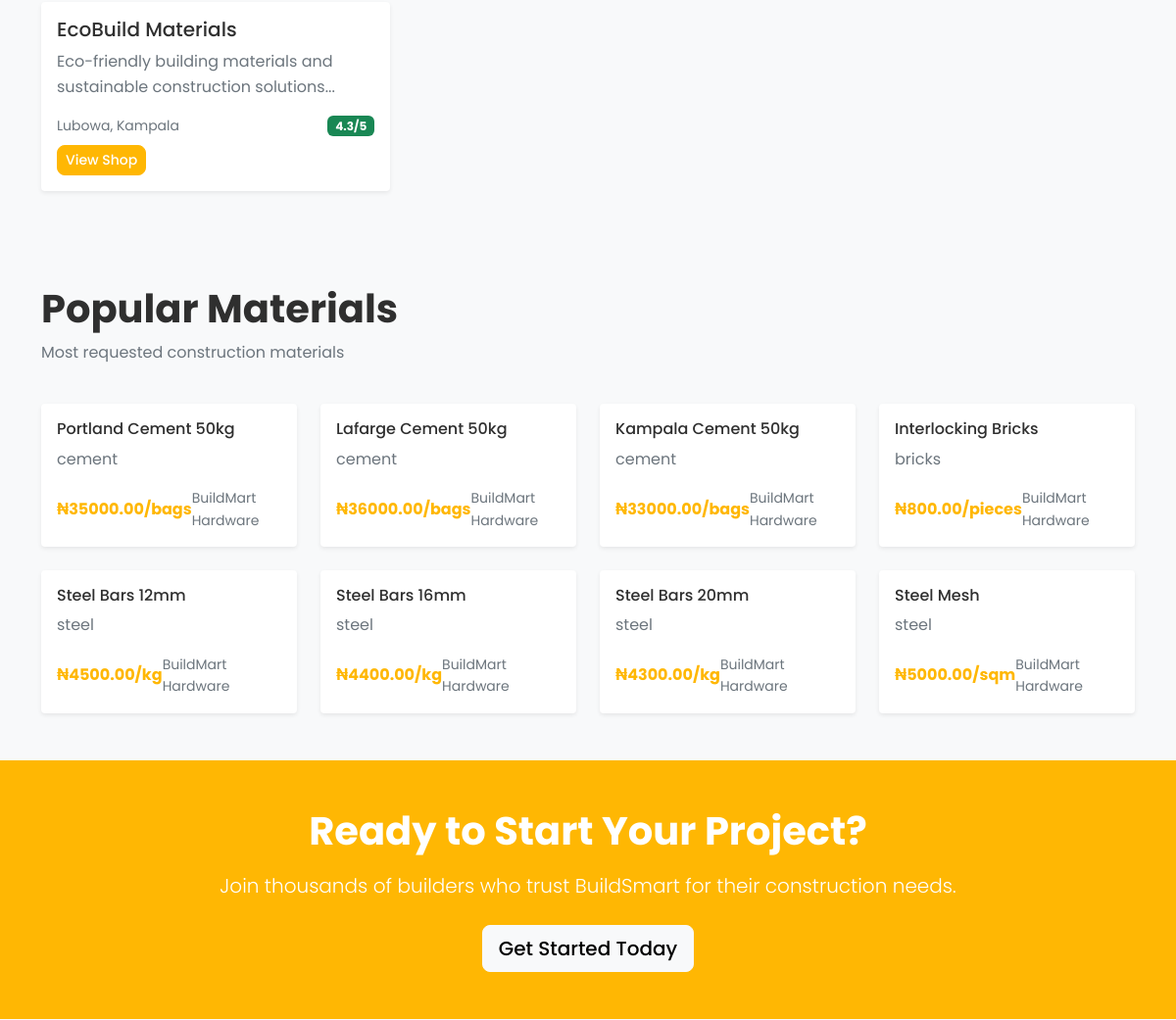
The app's page / (middle part), older data.
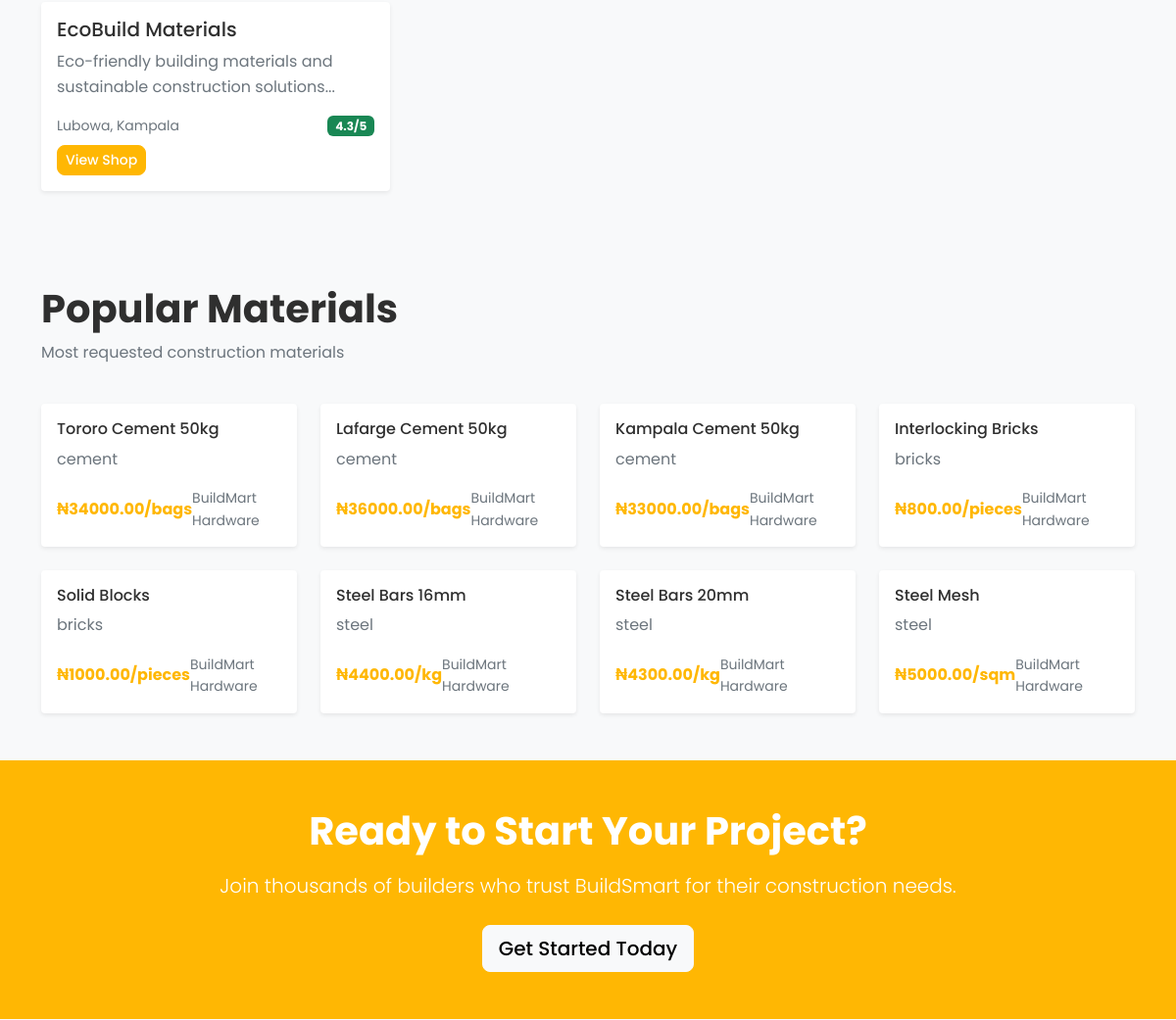
The same page, newer data.
### app/models/shop.py (models this page shows, shortened)
class Shop(db.Model):
    __tablename__ = 'shops'
    id = db.Column(db.Integer, primary_key=True)
    name = db.Column(db.String(100), nullable=False)
    description = db.Column(db.Text)
    address = db.Column(db.Text, nullable=False)
    phone = db.Column(db.String(20))
    email = db.Column(db.String(120))
    latitude = db.Column(db.Float, nullable=False)
    longitude = db.Column(db.Float, nullable=False)
    rating = db.Column(db.Float, default=0.0)
    total_reviews = db.Column(db.Integer, default=0)
    is_verified = db.Column(db.Boolean, default=False)
    is_active = db.Column(db.Boolean, default=True)
    created_at = db.Column(db.DateTime, default=datetime.utcnow)
    updated_at = db.Column(db.DateTime, default=datetime.utcnow, onupdate=datetime.utcnow)
    owner_id = db.Column(db.Integer, db.ForeignKey('users.id'), nullable=False)
    products = db.relationship('Product', backref='shop', lazy=True)
    orders = db.relationship('Order', backref='shop', lazy=True)

### app/models/product.py (models this page shows, shortened)
class Product(db.Model):
    __tablename__ = 'products'
    id = db.Column(db.Integer, primary_key=True)
    name = db.Column(db.String(100), nullable=False)
    description = db.Column(db.Text)
    category = db.Column(db.String(50), nullable=True)  # Legacy field, kept for backward compatibility
    price = db.Column(db.Numeric(10, 2), nullable=False)
    unit = db.Column(db.String(20), nullable=False)  # e.g., 'kg', 'piece', 'bag', 'm2'
    quantity_available = db.Column(db.Integer, default=0)
    min_order_quantity = db.Column(db.Integer, default=1)
    is_available = db.Column(db.Boolean, default=True)
    image_url = db.Column(db.String(255))
    brand = db.Column(db.String(50))  # Product brand/manufacturer
    specifications = db.Column(db.JSON)  # Store additional specs as JSON
    created_at = db.Column(db.DateTime, default=datetime.utcnow)
    updated_at = db.Column(db.DateTime, default=datetime.utcnow, onupdate=datetime.utcnow)
    shop_id = db.Column(db.Integer, db.ForeignKey('shops.id'), nullable=False)
    category_id = db.Column(db.Integer, db.ForeignKey('categories.id'), nullable=True)
    order_items = db.relationship('OrderItem', backref='product', lazy=True)
    reviews = db.relationship('Review', backref='product', lazy=True)
    category_model = db.relationship('Category', backref='products', lazy=True)

### app/blueprints/main/routes.py (the view)
@main_bp.route('/')
def index():
    featured_shops = Shop.query.filter_by(is_verified=True, is_active=True).limit(6).all()
    featured_products = Product.query.filter_by(is_available=True).limit(8).all()
    featured_services = Service.query.filter_by(is_available=True).limit(6).all()
    return render_template('home.html',
                         featured_shops=featured_shops,
                         featured_products=featured_products,
                         featured_services=featured_services)

### app/templates/home.html (shortened to what this page needs)
{% extends "base.html" %}
{% block content %}
{% if featured_shops %}
<section class="py-5 bg-light">
    <div class="container">
        <div class="row g-4">
            {% for shop in featured_shops %}
            <div class="col-md-6 col-lg-4">
                <div class="card h-100 border-0 shadow-sm">
                    <div class="card-body">
                        <h5 class="card-title">{{ shop.name }}</h5>
                        <p class="card-text text-muted">{{ shop.description[:100] }}...</p>
                        <div class="d-flex justify-content-between align-items-center">
                            <small class="text-muted">{{ shop.address }}</small>
                            <span class="badge bg-success">{{ shop.rating }}/5</span>
                        </div>
                        <a href="{{ url_for('shop.shop_detail', shop_id=shop.id) }}" class="btn btn-primary btn-sm mt-2">View Shop</a>
                    </div>
                </div>
            </div>
            {% endfor %}
        </div>
    </div>
</section>
{% endif %}
{% if featured_products %}
<section class="py-5">
    <div class="container">
        <div class="row mb-4">
            <div class="col-12">
                <h2 class="display-6 fw-bold">Popular Materials</h2>
                <p class="text-muted">Most requested construction materials</p>
            </div>
        </div>
        <div class="row g-4">
            {% for product in featured_products %}
            <div class="col-md-6 col-lg-3">
                <div class="card h-100 border-0 shadow-sm">
                    <div class="card-body">
                        <h6 class="card-title">{{ product.name }}</h6>
                        <p class="card-text text-muted">{{ product.category }}</p>
                        <div class="d-flex justify-content-between align-items-center">
                            <span class="fw-bold text-primary">₦{{ "%.2f"|format(product.price) }}/{{ product.unit }}</span>
                            <small class="text-muted">{{ product.shop.name }}</small>
                        </div>
                    </div>
                </div>
            </div>
            {% endfor %}
        </div>
    </div>
</section>
{% endif %}
<section class="py-5 bg-primary text-white">
    <div class="container text-center">
        <h2 class="display-6 fw-bold mb-3">Ready to Start Your Project?</h2>
        <p class="lead mb-4">Join thousands of builders who trust BuildSmart for their construction needs.</p>
        <a href="{{ url_for('auth.register') }}" class="btn btn-light btn-lg">Get Started Today</a>
    </div>
</section>
{% endblock %}

### app/templates/base.html (shortened to what this page needs)
<!DOCTYPE html>
<html lang="en">
<head>
    <link rel="stylesheet" href="https://cdnjs.cloudflare.com/ajax/libs/font-awesome/6.5.0/css/all.min.css" />
    <link href="https://cdn.jsdelivr.net/npm/bootstrap@5.1.3/dist/css/bootstrap.min.css" rel="stylesheet">
    <link href="{{ url_for('static', filename='css/custom.css') }}" rel="stylesheet">
</head>
<body>
    <main>
        {% block content %}{% endblock %}
    </main>
</body>
</html>

### app/static/css/custom.css (style rules this page uses)
:root { --primary-yellow: #FFB703; --accent-orange: #FB8500; --charcoal-gray: #2F2F2F; --bg-light: #F8F9FA; --primary-color: var(--primary-yellow); --secondary-color: #6c757d; --success-color: #198754; --warning-color: #ffc107; --danger-color: #dc3545; --light-color: var(--bg-light); --dark-color: var(--charcoal-gray); }
body { font-family: 'Poppins', -apple-system, BlinkMacSystemFont, 'Segoe UI', Roboto, Inter, 'Helvetica Neue', Arial, sans-serif; line-height: 1.6; color: var(--dark-color); background-color: var(--light-color); }
.card { transition: transform 0.2s ease-in-out, box-shadow 0.2s ease-in-out; }
.btn { border-radius: 8px; font-weight: 500; transition: all 0.2s ease-in-out; }
.text-primary { color: var(--primary-color) !important; }
.bg-primary { background-color: var(--primary-color) !important; }
.btn-primary { background-color: var(--primary-color); border-color: var(--primary-color); }
.badge { border-radius: 6px; }

Row changes from the older to the newer data that the page shows:
removed Product: name "Steel Bars 12mm", category "steel", price "4500.00", unit "kg", shop.name "BuildMart Hardware"
changed Product: name "Portland Cement 50kg" → "Tororo Cement 50kg"; price "35000.00" → "34000.00"
added Product: name "Solid Blocks", category "bricks", price "1000.00", unit "pieces", shop.name "BuildMart Hardware"
